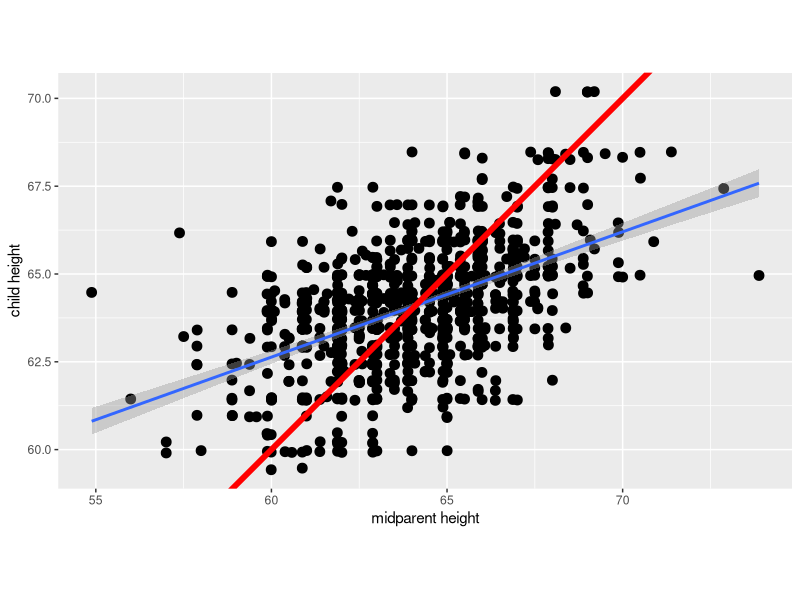
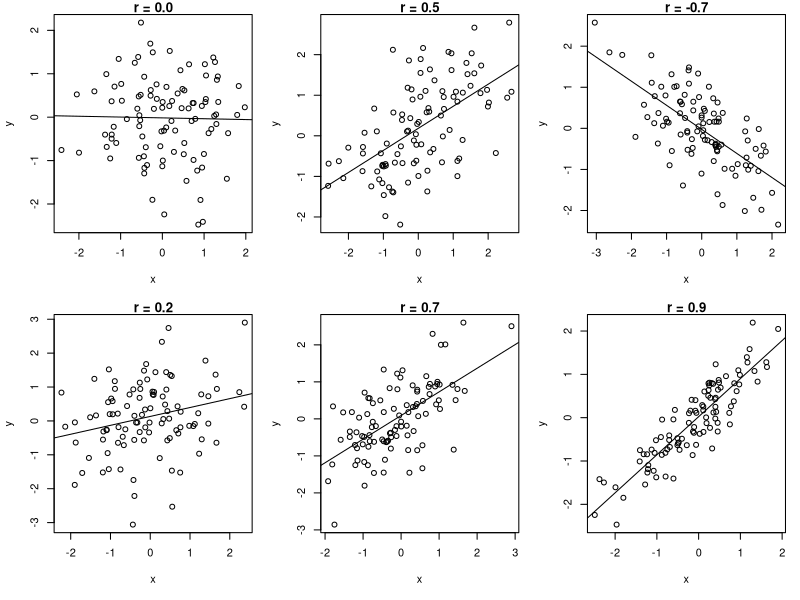
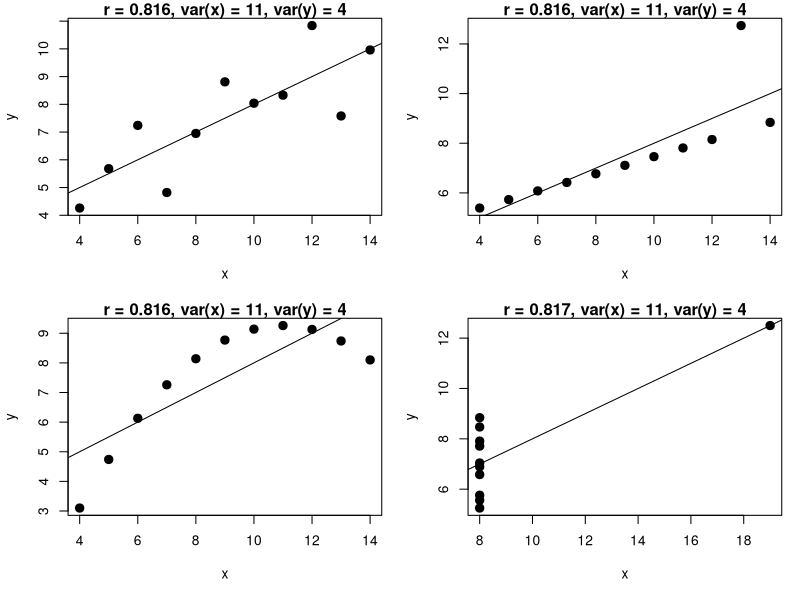

Source code (R) for these figures, in order:
## ---- chunk 1
fig.dim <- 4
knitr::opts_chunk$set(fig.width=2*fig.dim,
                      fig.height=fig.dim,
                      fig.align='center')
set.seed(23)
library(matrixStats)
library(tidyverse)
## ---- chunk 2
galton <- read.table("../Datasets/galton/galton-all.tsv", header=TRUE)
gdiff <- diff(with(galton, tapply(height, gender, mean)))
galton$midparent <- (galton$mother + galton$father - gdiff)/2
galton$adj_height <- galton$height - (galton$gender == "M") * gdiff
(ggplot(galton, mapping=aes(x=adj_height, y=midparent)) + geom_jitter(cex=3)
 + geom_smooth(method='lm') + geom_abline(aes(intercept=0, slope=1), lwd=2, col='red')
 + coord_fixed() + xlab("midparent height") + ylab("child height"))
## ---- chunk 3
layout(matrix(1:6, nrow=2))
par(mar=c(5,4,1,1)+.1)
for (r in c(0, 0.2, 0.5, 0.7, -0.7, 0.9)) {
    n <- 100
    x <- rnorm(n)
    y <- r * x + sqrt(1 - r^2) * rnorm(n)
    plot(x, y, main=sprintf("r = %0.1f", r))
    abline(coef(lm(y~x)))
}
## ---- chunk 4
data(anscombe)
layout(matrix(1:4, nrow=2))
par(mar=c(5,4,1,1)+.1)
for (k in 1:4) {
    x <- anscombe[[paste0("x", k)]]
    y <- anscombe[[paste0("y", k)]]
    plot(x, y, main=sprintf("r = %0.3f, var(x) = %0.0f, var(y) = %0.0f", cor(x,y), var(x), var(y)), pch=20, cex=2)
    abline(coef(lm(y~x)))
}
## ---- chunk 5
galton <- read.table("../Datasets/galton/galton-all.tsv", header=TRUE)
head(galton)
